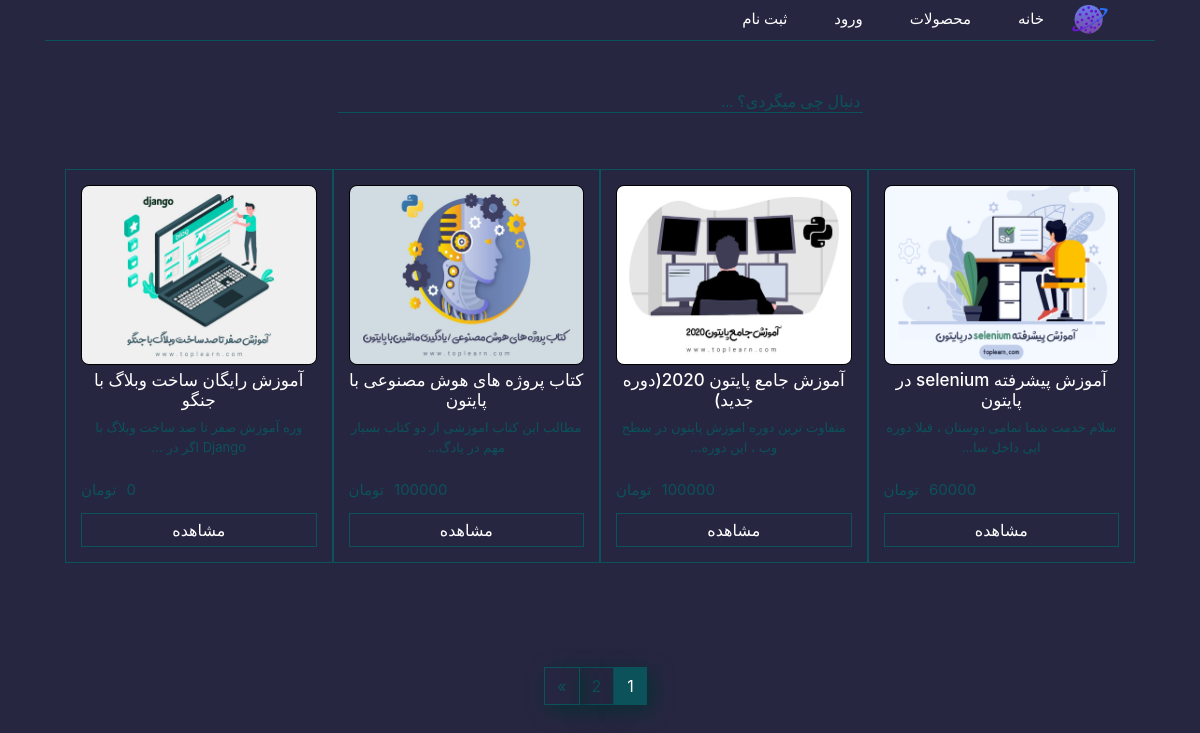
The page /Product-list/ on the database its author committed.
### Shoping/models.py (models this page shows, shortened)
class Product(models.Model):
    title = models.CharField(max_length=120,verbose_name="عنوان")
    description = models.TextField(verbose_name='توضیحات')
    price = models.IntegerField(verbose_name='قیمت')
    image = models.ImageField(upload_to='image/',blank=True,null=True,verbose_name='تصویر')
    active = models.BooleanField(verbose_name='فعال / غیرفعال',default=False)
    categories = models.ManyToManyField(Category,blank=True,verbose_name='دسته بندی ها')
    objects = ProdctManager()
    time = models.DateTimeField(auto_now_add=True,)
    def snippet(self):
        return self.description[:50] + '...'
    def header(self):
        return self.title[:13] + '...'
    class Meta:
        verbose_name_plural = 'محصولات'  # --> for remove "s" on header page amdin
        verbose_name = 'محصولات'

### Shoping/views.py (the view)
# urls.py: path('Product-list/',views.ProductListView.as_view(),name='ProductList'),
class ProductListView(ListView):
    template_name = 'product/product-list.html'
    paginate_by = 4
    def get_queryset(self):
        return Product.objects.get_active_product()

### Shoping/models.py (called while the page is built)
    def get_active_product(self):
        return self.get_queryset().filter(active=True)

### templates/product/product-list.html (shortened to what this page needs)
{% extends 'base.html' %}
{% load static %}
{% block body %}
<link rel="stylesheet" href="{% static 'css/product-list.css' %}">
<div class="container my-5">
    {% include 'product/search.html' %}
    <div class="row">
        <div class="row list-row my-5 ">
            {% for ol in object_list %}
            <div class="card-list col-md-3 col-sm-4 col-12 col-lg-3 my-2 pull-left">
                <img src="{{ ol.image.url }}" alt="">
                <h2 class="text-center">{{ol.title}}</h2>
                <p class="text-center">{{ ol.snippet }}</p>
                <span class="text-dark"><span class="toman">{{ ol.price }}</span><span class="toman">تومان</span></span>
                <a href="{% url 'Shoping:ProductDetail' ol.pk %}" class="btn button btn-sm btn-block">مشاهده</a>
            </div>
            {% endfor %}
        </div>
    </div>
    <div class="d-flex justify-content-center">
        <div class="btn-toolbar mb-3 my-5" role="toolbar" aria-label="Toolbar with button groups">
            <div class="btn-group mr-2" role="group" aria-label="First group">
                {% for page in paginator.page_range %}
                    {% if page == page_obj.number %}
                        <a href="?page={{page}}" class="butto-n btn active" style="background-color: #0b525b; color: #fff; box-shadow: 5px 5px 20px #072f33;">{{page}}</a>
                    {% else %}
                        <a href="?page={{page}}" class="butto-n btn " style="color: #0b525b; box-shadow: 5px 5px 20px #072f33;">{{page}}</a>
                    {% endif %}
                {% endfor %}
                {% if page_obj.has_next %}
                <a href="?page={{ page_obj.next_page_number }}" class="butto-n btn" style="color: #0b525b; box-shadow: 5px 5px 20px #072f33;">&raquo;</a>
                {% endif %}
            </div>
        </div>
    </div>
</div>
{% endblock %}

### templates/base.html (shortened to what this page needs)
{% load static %}
<!DOCTYPE html>
<html lang="en">
<head>
    <link rel="stylesheet" href="https://cdn.jsdelivr.net/npm/bootstrap@4.6.0/dist/css/bootstrap.min.css">
    <link rel="stylesheet" href="{% static 'css/base.css' %}">
  </head>
<body>
    <div class="container">
        <ul class="nav">
          <li class="nav-item">
            <img src="{% static 'images/logo.svg' %}" alt="" class="logo">
          </li>
            <li class="nav-item">
              <a class="nav-link " href="{% url 'Shoping:home' %}">خانه</a>
            </li>
            <li class="nav-item">
              <a class="nav-link" href="{% url 'Shoping:ProductList' %}">محصولات</a>
            </li>
            {% if request.user.is_authenticated %}
            <li class="nav-item">
              <a class="nav-link" href="#">پروفایل</a>
            </li>
            <li class="nav-item">
              <a class="nav-link" href="{% url 'Shoping:about' %}">درباره ما</a>
            </li>
            <li class="nav-item">
              <a class="nav-link" href="{% url 'Shoping:contact' %}">تماس با ما</a>
            </li>
            <li class="nav-item">
              <a class="nav-link" href="{% url 'Shoping:logout' %}">خروج</a>
            </li>
            {% else %}
            <li class="nav-item">
              <a class="nav-link" href="{% url 'Shoping:login' %}">ورود</a>
            </li>
            <li class="nav-item">
              <a class="nav-link" href="{% url 'Shoping:register' %}">ثبت نام</a>
            </li>
            {% endif %}
          </ul>
    </div>
    {% block body %}
    {% endblock %}
</body>
</html>

### templates/product/search.html
{% block body %}
{% load static %}
<link rel="stylesheet" href="{% static 'css/search.css' %}">
<div class="d-flex justify-content-center">
    <div class="col-sm-6">
        <div class="search_box">
            <form action="/Product-list/search/" method="get">
                <input type="search" placeholder="دنبال چی میگردی؟ ..." class="form-control-search h-25" value="{{ request.GET.question }}" name="question">
            </form>
        </div>
    </div>
</div>
{% endblock %}

### templates/product/category.html (shortened to what this page needs)
{% load static %}

### staticfiles/css/base.css (style rules this page uses)
body { direction: rtl; background-color: #272640; }
ul { background-color:rgba(252, 252, 252, 0); border-bottom: 1px #0b525b solid; }
ul .nav-link { font-family: cursive; color: #fff; margin-left: 15px; font-size: 15px; transition: .5s; }
.logo { padding: 5px; width: 50px; margin-left: 5px; }

### staticfiles/css/product-list.css (style rules this page uses)
.card-list img { width: 100%; min-height: 100px; height: 180px; max-height: 200px; border-radius: 8px; border: 1px #000 solid; }
.card-list h2 { font-size: 17px; margin-top: 5px; color: #fff; }
.card-list p { font-size: 13px; color: #0b525b; }
.card-list span { font-size: 20px; margin-right: 5px; }
.card-list { max-width: 100%; border: 1px #0b525b solid; padding: 15px; }
.row { margin: 0 10px; }
.card-list .button { margin-top: 10px; border: 1px #0b525b solid; font-size: 16px; color: #fff; border-radius: 0px; }
.butto-n { border: 1px #0b525b solid; border-radius: 0px; }
span .toman { font-size: 15px; color: #0b525b; }

### staticfiles/css/search.css (style rules this page uses)
.form-control-search { outline: none; background-color: rgba(0, 0, 0, 0); border: none; width: 100%; font-family: cursive; background-color: rgba(255, 255, 255, 0); border-bottom: 1px #0b525b solid; direction: rtl; color: #0b525b; }
.form-control-search::placeholder { color: #0b525b; }

### rows shown on the page
Product: image (picture), title "آموزش پیشرفته selenium در پایتون", snippet "سلام خدمت شما تمامی دوستان ، قبلا دوره ایی داخل سا...", price "60000"
Product: image (picture), title "آموزش جامع پایتون 2020(دوره جدید)", snippet "متفاوت ترین دوره اموزش پایتون در سطح وب ، این دوره...", price "100000"
Product: image (picture), title "کتاب پروژه های هوش مصنوعی با پایتون", snippet "مطالب این کتاب اموزشی از دو کتاب بسیار مهم در یادگ...", price "100000"
Product: image (picture), title "آموزش رایگان ساخت وبلاگ با جنگو", snippet "وره آموزش صفر تا صد ساخت وبلاگ با Django اگر در ...", price "0"

### other values the page prints
{{ page }} "1"
{{ page }} "2"
